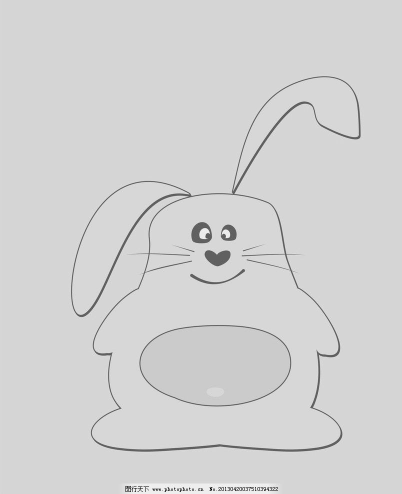
#> input picture opencv/threshold.jpg, 402 x 494 px
$ python thresholdTest.py
#> lines starting #> are read from the running program, lines starting #| are printed output that depends on the picture; after the words box and inside, x2 and y2 are one past the last pixel; in counts of white or black regions, pixels touching at a corner belong together
import cv2
img = cv2.imread('threshold.jpg', 50)
#> img is the input picture: shape (494, 402); min 0, max 244, mean 210.6
element = cv2.getStructuringElement(cv2.MORPH_RECT, (3, 3))

# 膨胀图像 cv2.dilate(图像,元素结构)
dilate = cv2.dilate(img, element)
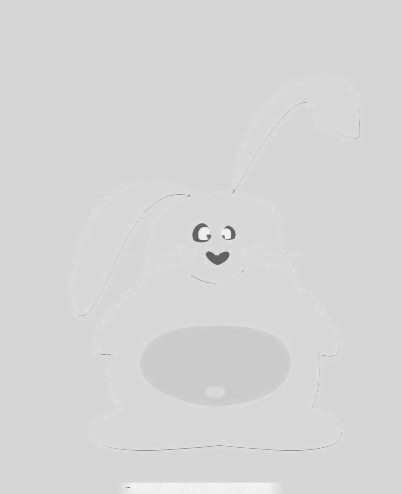
#> dilate: shape (494, 402); min 96, max 244, mean 213.2

# 腐蚀图像 cv2.erode(图像,元素结构)
erode = cv2.erode(img, element)
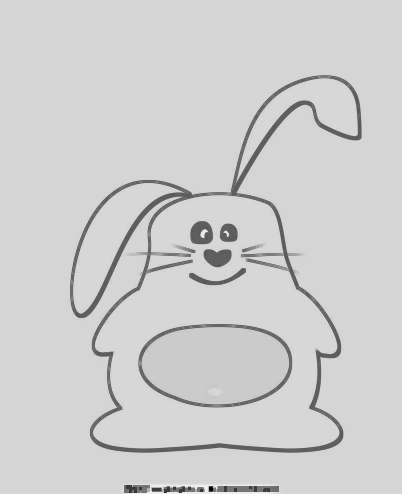
#> erode: shape (494, 402); min 0, max 238, mean 206.5

result = cv2.absdiff(dilate, erode)
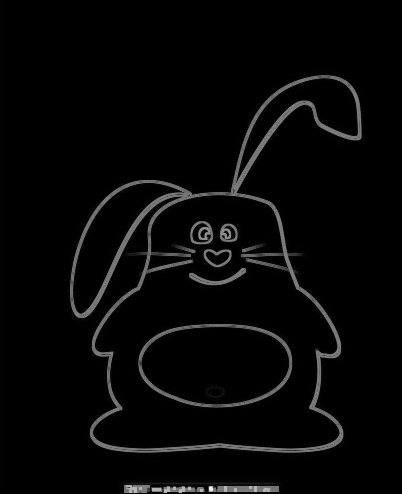
#> result: shape (494, 402); min 0, max 240, mean 6.7
result = cv2.bitwise_not(result)
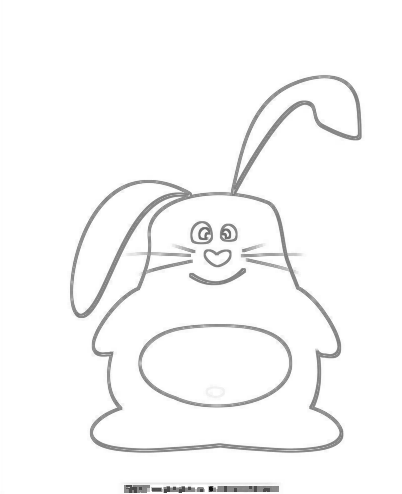
#> result: shape (494, 402); min 15, max 255, mean 248.3
dd = cv2.dilate(result, element)
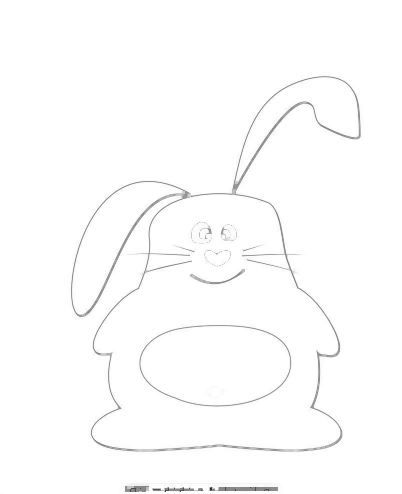
#> dd: shape (494, 402); min 18, max 255, mean 252.5
cv2.imshow("dd", dd)
retval, result = cv2.threshold(img, 50, 255, cv2.THRESH_BINARY)
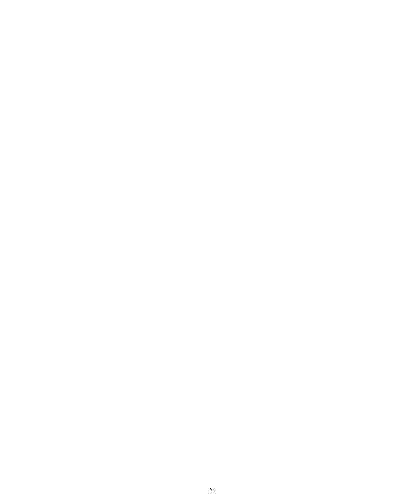
#> result: shape (494, 402); 100% white; black in thin lines or dots, all inside (x1, y1, x2, y2) = (210, 488, 212, 490)
cv2.imshow("img", img)
cv2.waitKey(0)
cv2.destroyAllWindows()
